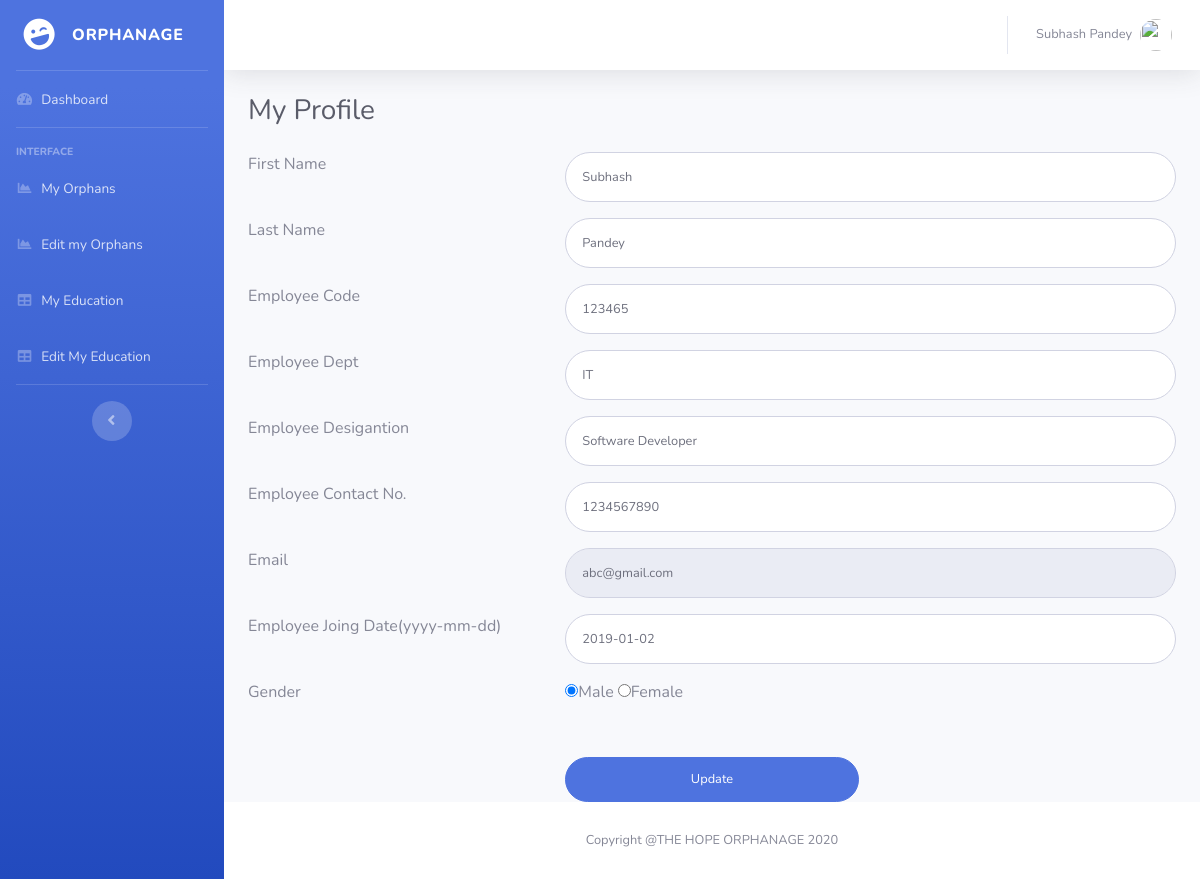
Page /Orphanage-Record-Management-System-Project/erms/myprofile.php (signed in) on the committed database.
### tables this page shows
CREATE TABLE `employeedetail` (
  `ID` int(11) NOT NULL,
  `EmpFname` varchar(50) DEFAULT NULL,
  `EmpLName` varchar(50) NOT NULL,
  `EmpCode` varchar(50) DEFAULT NULL,
  `EmpDept` varchar(120) DEFAULT NULL,
  `EmpDesignation` varchar(120) DEFAULT NULL,
  `EmpContactNo` bigint(10) DEFAULT NULL,
  `EmpGender` enum('Male','Female') DEFAULT NULL,
  `EmpEmail` varchar(200) DEFAULT NULL,
  `EmpPassword` varchar(100) DEFAULT NULL,
  `EmpJoingdate` date DEFAULT NULL,
  `PostingDate` timestamp NOT NULL DEFAULT CURRENT_TIMESTAMP
);

### Orphanage-Record-Management-System-Project/erms/myprofile.php (the view, shortened to what this page needs)
<?php
include('includes/dbconnection.php');
if (strlen($_SESSION['uid']==0)) {
  header('location:logout.php');
  } else{
  ?>
<!DOCTYPE html>
<html lang="en">
<head>
  <link href="vendor/fontawesome-free/css/all.min.css" rel="stylesheet" type="text/css">
  <link href="css/sb-admin-2.min.css" rel="stylesheet">
</head>
<body id="page-top">
  <div id="wrapper">
  <?php include_once('includes/sidebar.php')?>
    <div id="content-wrapper" class="d-flex flex-column">
      <div id="content">
         <?php include_once('includes/header.php')?>
        <div class="container-fluid">
          <h1 class="h3 mb-4 text-gray-800">My Profile</h1>
<form class="user" method="post" action="">
  <?php
$eid=$_SESSION['uid'];
$ret=mysqli_query($con,"select * from employeedetail where ID='$eid'");
while ($row=mysqli_fetch_array($ret)) {
?>
               <div class="row">
                <div class="col-4 mb-3">First Name</div>
                   <div class="col-8 mb-3">   <input type="text" class="form-control form-control-user" id="FirstName" name="FirstName" aria-describedby="emailHelp" required="true" value="<?php  echo $row['EmpFname'];?>"></div>
                    </div>
                    <div class="row">
                      <div class="col-4 mb-3">Last Name </div>
                     <div class="col-8 mb-3">  <input type="text" class="form-control form-control-user" id="LastName" name="LastName" aria-describedby="emailHelp" required="true" value="<?php  echo $row['EmpLName'];?>"></div>
                     </div>
                    <div class="row">
                    <div class="col-4 mb-3">Employee Code </div>
                    <div class="col-8 mb-3">
                      <input type="text" class="form-control form-control-user" id="EmpCode" name="EmpCode" aria-describedby="emailHelp" required="true" value="<?php  echo $row['EmpCode'];?>"></div>
                    </div>
                    <div class="row">
                      <div class="col-4 mb-3">Employee Dept</div>
                     <div class="col-8 mb-3">
                      <input type="text" class="form-control form-control-user" id="EmpDept" name="EmpDept" aria-describedby="emailHelp" required="true" value="<?php  echo $row['EmpDept'];?>">
                    </div></div>
                    <div class="row">
                    <div class="col-4 mb-3">Employee Desigantion</div>
                    <div class="col-8 mb-3">
                      <input type="text" class="form-control form-control-user" id="EmpDesignation" name="EmpDesignation" aria-describedby="emailHelp" required="true" value="<?php  echo $row['EmpDesignation'];?>">
                    </div></div>
                    <div class="row">
                      <div class="col-4 mb-3">Employee Contact No.</div>
                    <div class="col-8 mb-3">
                      <input type="text" class="form-control form-control-user" id="EmpContactNo" name="EmpContactNo" aria-describedby="emailHelp" required="true" value="<?php  echo $row['EmpContactNo'];?>">
                    </div></div>
                    <div class="row">
                    <div class="col-4 mb-3">Email</div>
                   <div class="col-8 mb-3">
                      <input type="email" class="form-control form-control-user" id="Email" name="Email" aria-describedby="emailHelp" placeholder="Enter Email Address..." required="true" value="<?php  echo $row['EmpEmail'];?>" readonly="true">
                    </div></div>
                    <div class="row">
                      <div class="col-4 mb-3">Employee Joing Date(yyyy-mm-dd)</div>
                    <div class="col-8  mb-3">
                      <input type="text" class="form-control form-control-user" value="<?php  echo $row['EmpJoingdate'];?>" id="jDate" name="EmpJoingdate" aria-describedby="emailHelp">
                    </div></div>
                    <div class="row">
                      <div class="col-4 mb-3">Gender</div>
                    <div class="col-4 mb-3">
<?php if($row['EmpGender']=="Male")
{?>
                      <input type="radio" id="gender" name="gender" value="Male" checked="true">Male
                     <input type="radio" name="gender" value="Female">Female
                   <?php }   else if($row['EmpGender']=="Female") {?>
 <input type="radio" id="gender" name="gender" value="Male" >Male
  <input type="radio" name="gender" value="Female" checked="true">Female
                   <?php } else { ?>
 <input type="radio" id="gender" name="gender" value="Male" >Male
  <input type="radio" name="gender" value="Female">Female
                   <?php } ?>
                    </div></div>
<?php } ?>
                    <div class="row" style="margin-top:4%">
                      <div class="col-4"></div>
                      <div class="col-4">
                      <input type="submit" name="submit"  value="Update" class="btn btn-primary btn-user btn-block">
                    </div>
                    </div>
                  </form>
        </div>
      </div>
   <?php include_once('includes/footer.php');?>
    </div>
  </div>
</body>
</html>
<?php }  ?>

### Orphanage-Record-Management-System-Project/erms/includes/sidebar.php
  <ul class="navbar-nav bg-gradient-primary sidebar sidebar-dark accordion" id="accordionSidebar">
      <a class="sidebar-brand d-flex align-items-center justify-content-center" href="myprofile.php">
        <div class="sidebar-brand-icon rotate-n-15">
          <i class="fas fa-laugh-wink"></i>
        </div>
        <div class="sidebar-brand-text mx-3">Orphanage </div>
      </a>
      <hr class="sidebar-divider my-0">
      <li class="nav-item">
        <a class="nav-link" href="welcome.php">
          <i class="fas fa-fw fa-tachometer-alt"></i>
          <span>Dashboard</span></a>
      </li>
      <hr class="sidebar-divider">
      <div class="sidebar-heading">
        Interface
      </div>
      <li class="nav-item">
        <a class="nav-link" href="myexp.php">
          <i class="fas fa-fw fa-chart-area"></i>
          <span>My Orphans</span></a>
      </li>
       <li class="nav-item">
        <a class="nav-link" href="editmyexp.php">
          <i class="fas fa-fw fa-chart-area"></i>
          <span>Edit my Orphans</span></a>
      </li>
      <li class="nav-item">
        <a class="nav-link" href="myeducation.php">
          <i class="fas fa-fw fa-table"></i>
          <span>My Education</span></a>
      </li>
<li class="nav-item">
        <a class="nav-link" href="editmyeducation.php">
          <i class="fas fa-fw fa-table"></i>
          <span>Edit My Education</span></a>
      </li>
      <hr class="sidebar-divider d-none d-md-block">
      <div class="text-center d-none d-md-inline">
        <button class="rounded-circle border-0" id="sidebarToggle"></button>
      </div>
    </ul>

### Orphanage-Record-Management-System-Project/erms/includes/header.php (shortened to what this page needs)
 <nav class="navbar navbar-expand navbar-light bg-white topbar mb-4 static-top shadow">
          <ul class="navbar-nav ml-auto">
            <li class="nav-item dropdown no-arrow">
              <a class="nav-link dropdown-toggle" href="#" id="userDropdown" role="button" data-toggle="dropdown" aria-haspopup="true" aria-expanded="false">
<?php
$empid=$_SESSION['uid'];
$ret=mysqli_query($con,"select EmpFname,EmpLname from employeedetail where ID='$empid'");
$row=mysqli_fetch_array($ret);
$fname=$row['EmpFname'];
$lname=$row['EmpLname'];
?>
                <span class="mr-2 d-none d-lg-inline text-gray-600 small"><?php echo $fname." ".$lname; ?></span>
                <img class="img-profile rounded-circle" src="https://source.unsplash.com/QAB-WJcbgJk/60x60">
              </a>
            </li>
          </ul>
        </nav>

### Orphanage-Record-Management-System-Project/erms/includes/footer.php
<footer class="sticky-footer bg-white">
     <div class="container my-auto">
       <div class="copyright text-center my-auto">
         <span>Copyright @THE HOPE ORPHANAGE 2020</span>
       </div>
     </div>
   </footer>

### rows in the picture
employeedetail: EmpFname "Subhash", EmpLName "Pandey", FirstName "Subhash", LastName "Pandey", EmpCode "123465", EmpDept "IT", EmpDesignation "Software Developer", EmpContactNo "1234567890", Email "abc@gmail.com", EmpJoingdate "2019-01-02"
